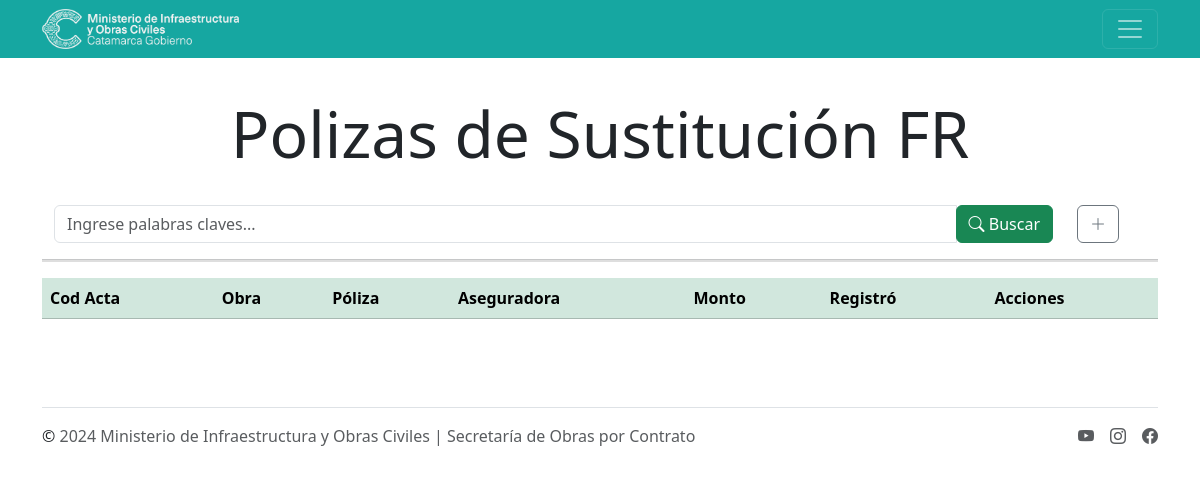
The app's page /soc/aseguradora/poliza/ (signed in), older data.
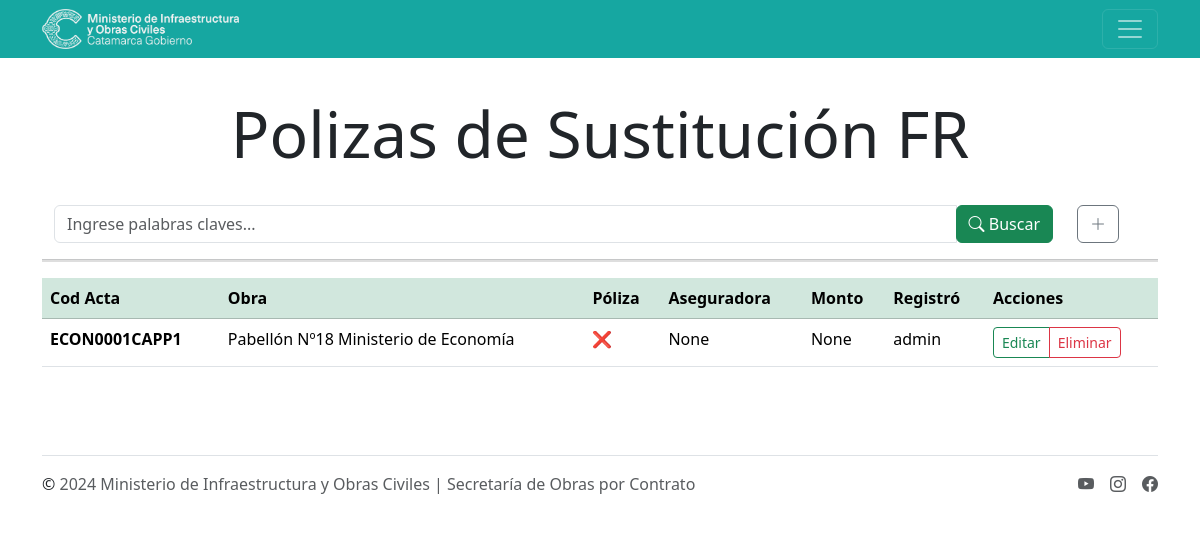
The same page, newer data.
### mioc/models.py (models this page shows, shortened)
class Polizas(models.Model):
    codPol = models.CharField(
        max_length=200, verbose_name='Cod. Poliza', editable=False, unique=True, null=True)
    obra = models.ForeignKey(
        Obras, on_delete=models.CASCADE, verbose_name='Obra')
    tiene_poliza = models.BooleanField(
        null=True, blank=True, verbose_name='Presenta póliza de sustitución?')
    acta_fondo_reparo = models.CharField(
        max_length=30, blank=True, null=True, verbose_name='Póliza de sustitución Fondo de Reparo')
    poliza_sustitucion = models.IntegerField(
        null=True, blank=True, verbose_name='N° Póliza Fondo de Reparo')
    empresa_poliza = models.ForeignKey(
        EmpresaPoliza, on_delete=models.CASCADE, blank=True, null=True, verbose_name='Empresa aseguradora')
    monto_asegurado = models.FloatField(
        null=True, blank=True, verbose_name='Monto asegurado')
    orden = models.PositiveIntegerField(verbose_name='Nro Orden', default=1)
    obervacion = models.TextField(
        null=True, blank=True, verbose_name='Observación')
    user = models.ForeignKey(
        User, on_delete=models.CASCADE, verbose_name='Creada por',)
    class Meta:
        verbose_name = 'Poliza'
        verbose_name_plural = 'Polizas'
        ordering = ['obra']

class Obras(models.Model):
    id = models.BigAutoField(
        auto_created=True, primary_key=True, serialize=False, verbose_name='ID')
    expedientes = models.CharField(max_length=30, verbose_name='Expediente')
    codObra = models.CharField(
        max_length=200, verbose_name='Cod. Obra', editable=False, blank=True, null=True)
    institucion = models.ForeignKey(
        Instituciones, on_delete=models.CASCADE, verbose_name='Institución')
    inspector = models.ForeignKey(
        Inspectores, on_delete=models.CASCADE, verbose_name='Inspector')
    empresa = models.ForeignKey(
        Empresas, on_delete=models.CASCADE, verbose_name='Empresa', blank=True, null=True)
    inicio = models.DateField(verbose_name='Fecha de inicio')
    uvi = models.ForeignKey(Uvis, on_delete=models.CASCADE,
                            verbose_name='Uvi', editable=False, blank=True, null=True)
    plazo = models.IntegerField(verbose_name='Plazo Contractual (días)')
    vencimiento_contractual = models.DateField(
        verbose_name='Vencimiento Contractual', blank=True, null=True)
    nombre_obra = models.CharField(
        max_length=250, verbose_name='Carátula Obra', null=True, blank=True)
    monto_contrato = models.FloatField(
        verbose_name='Monto de contrato ($)', blank=True, null=True)
    fecha_cotrato = models.DateField(
        verbose_name='Fecha de contrato', blank=True, null=True)
    monto_uvi = models.FloatField(
        verbose_name='Monto de contrato (UVIS)', blank=True, null=True)
    valor_uvi_contrato = models.FloatField(
        verbose_name='Valor UVI contrato', blank=True, null=True)
    class Meta:
        verbose_name = 'Obra'
        verbose_name_plural = 'Obras'
        ordering = ['institucion']

class Instituciones(models.Model):
    id = models.BigAutoField(
        auto_created=True, primary_key=True, serialize=False, verbose_name='ID')
    name = models.CharField(max_length=200, verbose_name='Institución')
    clase = models.ForeignKey(
        Clases, on_delete=models.CASCADE, verbose_name='Tipo de Institución')
    location = models.ForeignKey(
        Location, on_delete=models.CASCADE, verbose_name='Ubicación')
    geometry = models.CharField(
        max_length=150, blank=True, null=True, verbose_name='Georeferencia')
    class Meta:
        verbose_name = 'Institución'
        verbose_name_plural = 'Instituciones'
        ordering = ['name']

### mioc/views.py (the view, shortened to what this page needs)
# urls.py: path('aseguradora/poliza/',login_required(views.lista_poliza), name='poliza'),
def lista_poliza(request):
    poliza = Polizas.objects.all()
    page = request.GET.get('page',1)
    try:
        paginator = Paginator(poliza,5)
        poliza = paginator.page(page)
    except:
        raise Http404
    queryset = request.GET.get('buscar')
    return render(request, 'poliza_lista.html', {'entity': poliza, 'paginator':paginator})

### mioc/templates/poliza_lista.html (shortened to what this page needs)
{% extends 'layouts/base.html' %}
{% block content %}
{% load static %}
<main class="container py-5">
    <h1 class="display-3 text-center fw-medium">Polizas de Sustitución FR</h1>
    <br>
    <div class="container">
        <div class="row flex-fill">
            <div class="col-md-11 search">
                <form method="get">
                    <div id="custom-search-input">
                        <div class="input-group col-md-12">
                            <input type="text" class="form-control" placeholder="Ingrese palabras claves..." name="buscar"
                                value="{{ request.GET.buscar }}">
                            <span class="input-group-list">
                                <button type="submit" class="btn btn-success">
                                    <i class="bi bi-search"></i> Buscar
                                </button>
                            </span>
                        </div>
                    </div>
                </form>
            </div>
            <div class="col-1">
                <a href="{% url 'nueva_poliza' %}" type="" class="btn btn-outline-secondary">
                    <i class="bi bi-plus-lg"></i>
                </a>
            </div>
        </div>
    </div>
    <hr size="5" color="grey" noshade>
    <div class="table-responsive">
        <table class="table table-hover">
            <thead class="table-success">
                <th>Cod Acta</th>
                <th>Obra</th>
                <th>Póliza</th>
                <th>Aseguradora</th>
                <th>Monto</th>
                <th>Registró</th>
                <th>Acciones</th>
            </thead>
            <tbody>
                {% for x in entity %}
                <tr></td>
                    <td class="fw-semibold">{{x.codPol}}</td>
                    <td>{{x.obra.institucion.name}}</td>
                    <td>{% if x.tiene_poliza == null %}⚠️{% elif x.tiene_poliza == True %}✅{% else %}❌{% endif %}</td>
                    <td>{{x.empresa_poliza}}</td>
                    <td>{{x.monto_asegurado}}</td>
                    <td>{{x.user}}</td>
                    <td>
                        <div class="btn-group btn-group-sm" role="group" aria-label="Basic mixed styles example">
                            <a type="button" class="btn btn-outline-success" href="{% url 'editar_poliza' x.id %}">Editar</a>
                            {% if perms.mioc.view_empresapoliza %}
                            <a type="button" class="btn btn-outline-danger"
                                href="{% url 'eliminar_poliza' x.id %}">Eliminar</a>
                            {% endif %}
                        </div>
                    </td>
                </tr>
                {% endfor %}
            </tbody>
        </table>
    </div>
</main>
{% endblock %}

Row changes from the older to the newer data that the page shows:
added Polizas: codPol "ECON0001CAPP1", obra.institucion.name "Pabellón Nº18 Ministerio de Economía", empresa_poliza "None", monto_asegurado "None", user "admin"
